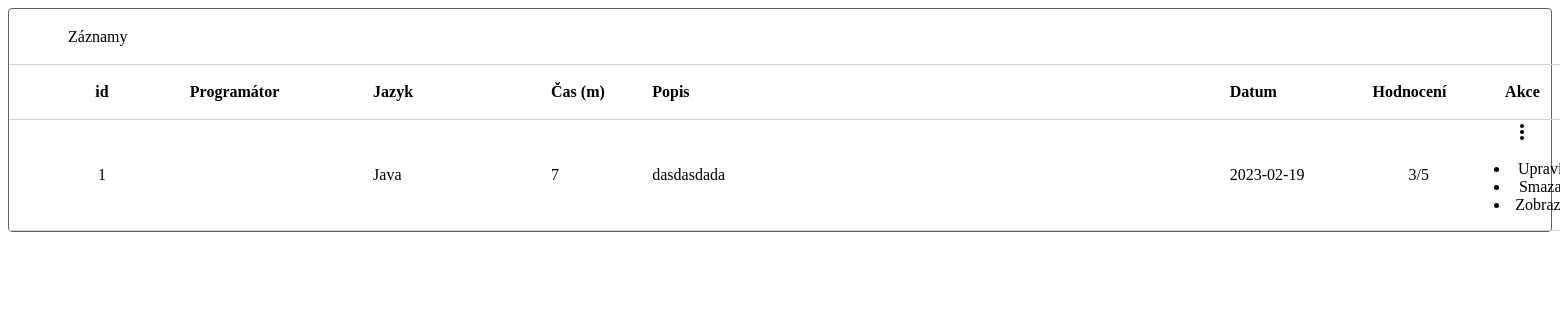
Page /sort/ (signed in) on the earlier database version.
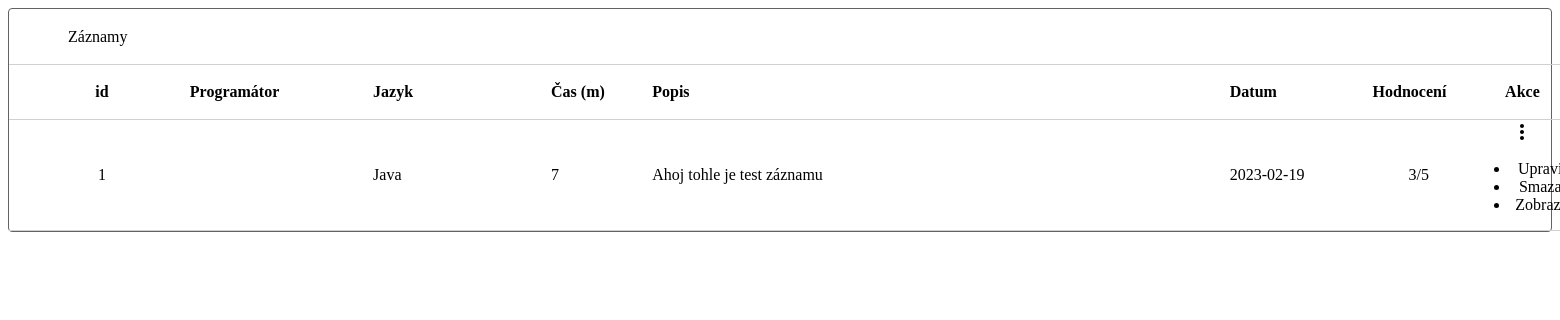
Same page on the later database version.
### tables this page shows
CREATE TABLE "records"
(
    "id"              INTEGER,
    "dates"           DATE NOT NULL,
    "timeInMinutes"   INT  NOT NULL,
    "programmingLang" TEXT NOT NULL,
    "rating"          INT  NOT NULL,
    "description"     TEXT NOT NULL,
    "user_id"         INT  NOT NULL,
    PRIMARY KEY ("id" AUTOINCREMENT)
);

### app.py (the view)
@app.route('/sort/')
def sort():
    sort_field = request.args.get('sort_field')
    filter_rating = request.args.get('filter_rating')
    filter_formatted_date = request.args.get('filter_formatted_date')
    filter_programmingLangs = request.args.get('filter_programmingLangs')
    filter_time = request.args.get('filter_time')
    filter_programmer = request.args.get('filter_programmer')
    filter_categories = request.args.get('filter_categories')
    print("programator: " + str(filter_programmer))
    print(sort_field)
    return render_template('customElements/table_row.html',
                           texts=sorting.pre_sort(sort_field, filter_rating, filter_programmingLangs,
                                                  filter_formatted_date,
                                                  filter_time, filter_programmer, filter_categories,
                                                  current_user.get_id()))

### app.py (called while the page is built)
@login_manager.user_loader
def load_user(user_id):
    print("users_load")
    conn = db.get_db_connection()
    cursor = conn.cursor()
    cursor.execute("SELECT * FROM users WHERE id = ?", (user_id,))
    user = cursor.fetchone()
    if user is None:
        return None
    user = User(id=user[0], username=user[1], email=user[2], password=user[3])
    return user

### db.py (called while the page is built)
def get_db_connection():  # napojení se na databázi
    conn = sqlite3.connect(databasePath)
    conn.row_factory = sqlite3.Row
    return conn

### templates/customElements/table_row.html (shortened to what this page needs)
<div style="border: 1px #626262 solid; border-radius: 4px;">
    <div style="width: 1576px;">
        <div style="width: 100%; height: 55px; display: flex; align-items: center">
            <div style="display: flex; width: 100%; align-items: center; position:relative;">
                <div style="position:absolute; left: 59px">
                    <span>Záznamy</span>
                </div>
            </div>
        </div>
    </div>
    <table id="records_table" style="" class="display">
        <thead>
        <tr style=" height: 55px;">
            <th class="datatable-nosort">
                id
            </th>
            <th id="sort-button-programmer" class="ui-sort-control">
                <div style="display: flex; align-items: center;">
                    <span>
                        Programátor
                    </span>
                </div>
            </th>
            <th id="sort-button-programLang" class="ui-sort-control">
                <div style="display: flex; align-items: center;">
                    <span>
                        Jazyk
                    </span>
                </div>
            </th>
            <th id="sort-button-time" class="ui-sort-control">
                <div style="display: flex; align-items: center;">
                    <span>
                        Čas (m)
                    </span>
                </div>
            </th>
            <th style="cursor: auto;cursor: default;">
                Popis
            </th>
            <th id="sort-button-date" class="ui-sort-control">
                <div style="display: flex; align-items: center;">
                    <span>
                        Datum
                    </span>
                </div>
            </th>
            <th id="sort-button-rating" class="ui-sort-control">
                <div style="display: flex; align-items: center;">
                    <span>
                        Hodnocení
                    </span>
                </div>
            </th>
            <th style="cursor: default;">Akce</th>
        </tr>
        </thead>
        <tbody id="table-content">
        {% for record in texts %}
            <tr style="">
                <td style="text-align: center; position:relative;">
                    {{ record.id }}
                </td>
                <td>{{ record.programmer }}</td>
                <td>{{ record.programmingLang }}</td>
                <td style="text-align: left">{{ record.timeInMinutes }}</td>
                <td style="max-height: 55px; overflow-y: auto"><span class="short_desc">{{ record.description }}</span>
                </td>
                <td>{{ record.dates }}</td>
                <td style="text-align: center">{{ record.rating }}/5</td>
                <td>
                    <div>
                        <a style="cursor:pointer;" class="contextMenu_record_more_section">
                        </a>
                        <div style="" class="contextMenu_record">
                            <ul style="">
                                <li style="">
                                    <a onclick="get_record_id('{{ record.id }}'); edit_record();">Upravit</a>
                                </li>
                                <li style="">
                                    <a onclick="set_remove_statement('record'); get_record_id('{{ record.id }}'); remove_record();">Smazat</a>
                                </li>
                                <li style="">
                                    <a onclick="showRecord({{ record.id }})">Zobrazit</a>
                                </li>
                            </ul>
                        </div>
                    </div>
                </td>
            </tr>
        {% endfor %}
        </tbody>
    </table>
</div>

### templates/customElements/table_row.html (style rules this page uses)
table { width: 1576px; table-layout: fixed; border-collapse: collapse; }
td { border-bottom: 1px solid #D0D0D0; border-top: 1px solid #D0D0D0 }
th { border-bottom: 1px solid #D0D0D0; border-top: 1px solid #D0D0D0 }
table tr td:first-child, table tr th:first-child { cursor: default; padding: 0 0 0 10px; }
table tr td:last-child, table tr th:last-child { padding: 0 10px 0 0; }
table tr { height: 55px; width: 1576px; }
table tr td, table tr th { padding: 0; padding: 0 5px; }
table tr td:nth-child(1), table tr th:nth-child(1) { text-align: center; width: 155px; }
table tr td:nth-child(2), table tr th:nth-child(2) { text-align: left; width: 162px }
table tr td:nth-child(3), table tr th:nth-child(3) { text-align: left; width: 157px }
table tr td:nth-child(4), table tr th:nth-child(4) { width: 85px }
table tr td:nth-child(5), table tr th:nth-child(5) { text-align: left; width: 532px }
table tr td:nth-child(6), table tr th:nth-child(6) { text-align: left; width: 124px }
table tr td:nth-child(7), table tr th:nth-child(7) { text-align: left; width: 86px }
table tr td:nth-child(8), table tr th:nth-child(8) { text-align: center; width: 98px }
table thead tr th { cursor: pointer; }

Differences in the rows shown:
changed records "Java": description "dasdasdada" → "Ahoj tohle je test záznamu"
